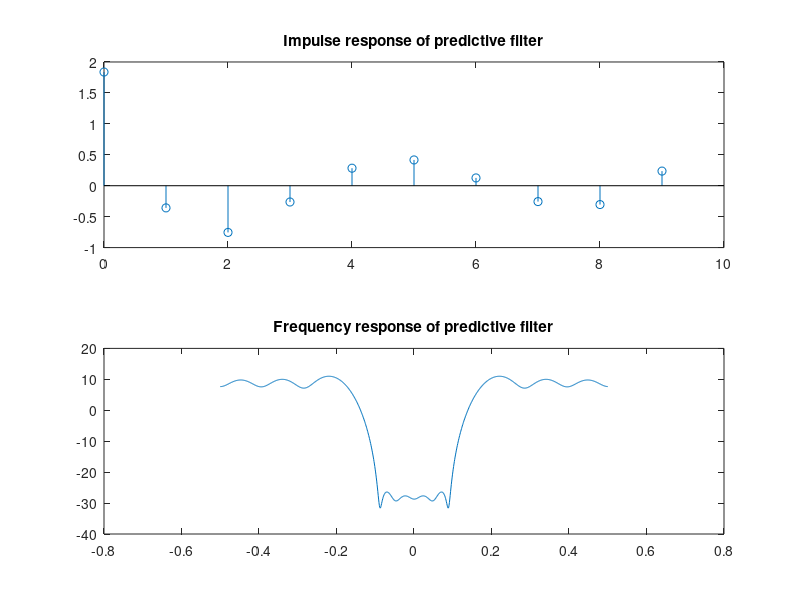
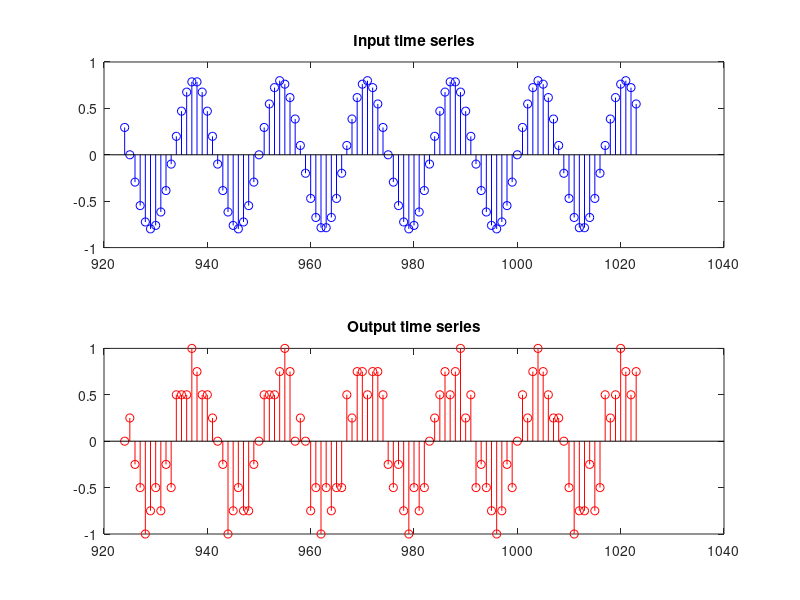
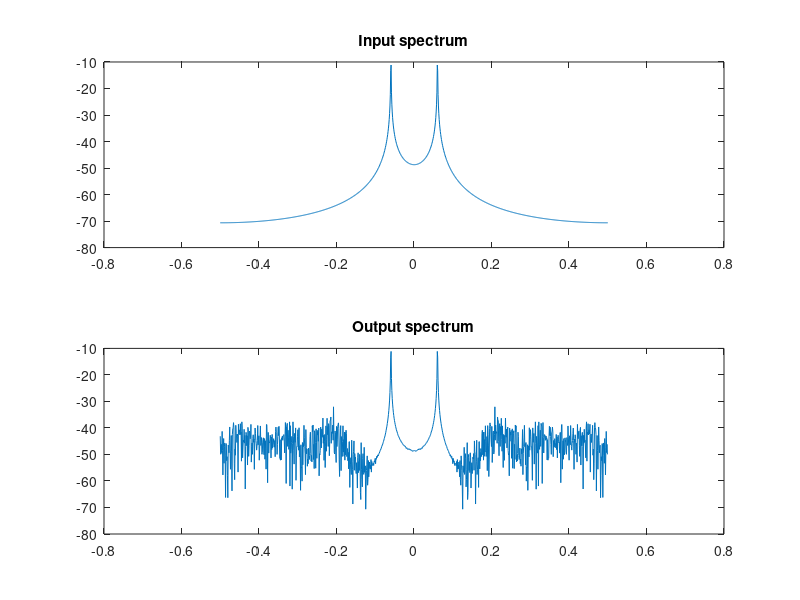
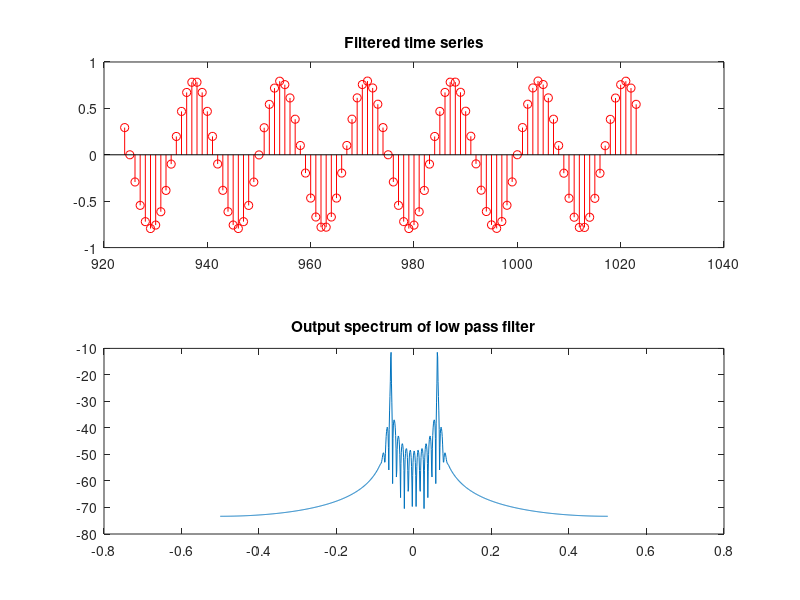

These charts were generated, in order, by the following MATLAB code:
clear
close all
% Task a)
n_dat=1024;
n1=10;
bw=0.20;
x1=(-n1*bw:bw:(2*n1-1)*bw/2);   % time sample locations
yy=sinc(x1);                    % Correlation Sequence
x2=(-n1:n1-1);
rr=zeros(n1,n1);  rd=zeros(1,n1);  % Form Correlation Matrix rr and cross Correlation Vector rd 
for n=1:n1
    rr(n1+1-n,:)=yy(n+1:n+n1);
    rd(n1+1-n)=yy(n);
end
add=10^(-3)*eye(n1,n1);  % add small term to Diagonal to raise matrix condition number 
rrp=rr+add;
wts=inv(rrp)*conj(rd');      % form filter weights
aa=[1 -wts'];
fwts=fftshift(20*log10(abs(fft([1 -wts'],1024))));

% Plot impulse response of predictive filter
figure
subplot(2,1,1);
stem(0:length(wts)-1,wts)
title('Impulse response of predictive filter')
subplot(2,1,2);
plot(linspace(-0.5,0.5,1024),fwts);
title('Frequency response of predictive filter')

% Task b
x=0.8*sin(2*pi*(0:(n_dat-1))*0.06);
reg=zeros(1,n1);
err=zeros(1,n_dat);
qq=4; % number of ADC bits
scl=2^(qq-2);
for nt=1:n_dat;
    sm1=x(nt)+reg*wts;
    q_out=round(scl*sm1)/scl;
    n(nt)=q_out;
    err(nt)=sm1-q_out;
    reg=[err(nt) reg(1:n1-1)];
end;

% Plot input and output time series
figure
subplot(2,1,1)
stem(924:n_dat-1,x(925:end),'b')
title('Input time series')
subplot(2,1,2)
stem(924:n_dat-1,n(925:end),'r')
title('Output time series')

% Plot input and output spectrum
figure
ww=kaiser(n_dat)';
ww=ww/sum(ww);
subplot(2,1,1)
plot(linspace(-0.5,0.5,n_dat),fftshift(20*log10(abs(fft(x).*ww))))
title('Input spectrum')
subplot(2,1,2)
plot(linspace(-0.5,0.5,n_dat),fftshift(20*log10(abs(fft(n).*ww))))
title('Output spectrum')

% Task C
f_n = 200;                    % Filter order
f = [0 0.1 0.2 1];         % Frequency band edges
a = [1  1  0 0];           % Desired amplitudes
h = firpm(f_n,f,a);           % Generate filter using remez algorithm
y2=filter(h,1,n);

figure
subplot(2,1,1)
stem(924:n_dat-1,y2(925:end),'r')
title('Filtered time series')
subplot(2,1,2)
plot(linspace(-0.5,0.5,n_dat),fftshift(20*log10(abs(fft(y2).*ww))))
title('Output spectrum of low pass filter')
